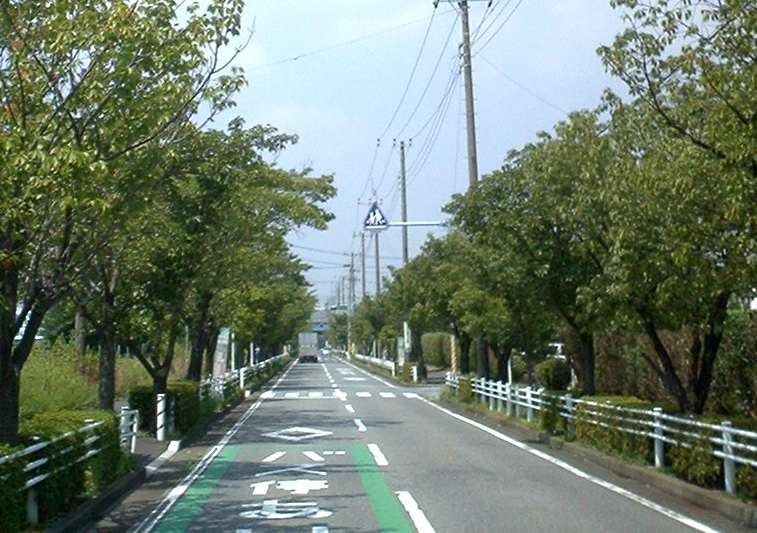
%> input picture demo_files/I2_05_1_ExpTrf.jpg, 757 x 533 px
$ octave I2_05_1_tr_road.m   (GNU Octave 9; MATLAB toolbox functions it lacks are replaced by stand-ins)
%> lines starting %> are read from the running program, lines starting %| are printed output that depends on the picture
%% 幾何学的変換
clear, clc, close all, imtool close all

%% 画像の読込･表示
I = imread('I2_05_1_ExpTrf.jpg');    % 変数宣言不要、多次元配列
%> I is the input picture: size 533x757x3 uint8; mean R, G, B 110.7, 124.7, 109.4
imtool(I)                            % GUI ツール（他にも多々）

%% 変換後の表示領域 (257 x 211)
figure;imshow(ones(257,211));

%% 写像の基準となる4点を設定して空間変換(射影変換)構造体を作成
Porig = [235 424; 483 424; 727 533; 130 533];   % [X,Y] 左上の点から時計回り
Ppost = [1 1; 211 1; 211 257; 1 257];    % 縦256、横210                   % Ppost = bbox2points([1, 1, 210, 256])   でも可
T = fitgeotrans(Porig, Ppost,'projective');                               % projective2d クラス（変換行列と次元）
T.T             % 生成された行列の確認

%% 幾何学的変換後、結果を表示
%    imref2d:出力画像領域をWorld座標系で指定 sizeの出力と同じフォーマット：[縦 横]
Iw = imwarp(I, T, 'OutputView', imref2d([257 211]));              % OutputViewを指定しないと、画像の存在するBoundingBoxの左上が原点
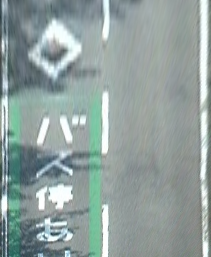
%> Iw: size 257x211x3 uint8; mean R, G, B 145.6, 160.5, 158.4
imshow(Iw);shg;                                                   % デフォルトは線形補間

%%
% Copyright 2014 The MathWorks, Inc.


%%
G = rgb2gray(Iw);
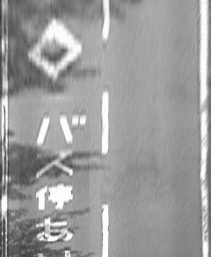
%> G: size 257x211 uint8; min 52, max 255, mean 155.8
%> (the run ends here)

$ run again, with demo_files/I5_02_cars/DSC_3078a.JPG copied over demo_files/I2_05_1_ExpTrf.jpg
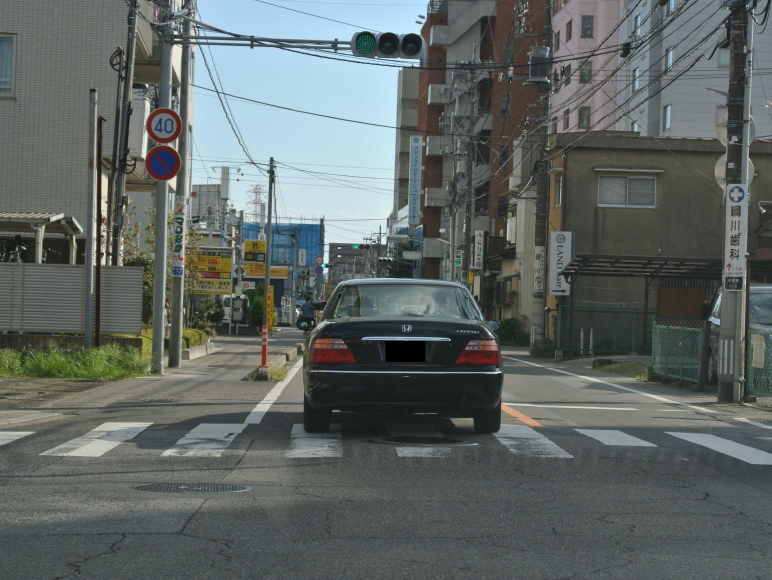
%> input picture demo_files/I5_02_cars/DSC_3078a.JPG, 1543 x 1159 px (shown at 1/2 size)
%> I is the input picture: size 1159x1543x3 uint8; mean R, G, B 95.2, 102.3, 100.1
%> `Iw = imwarp(I, T, 'OutputView', imref2d([257 211]));`:
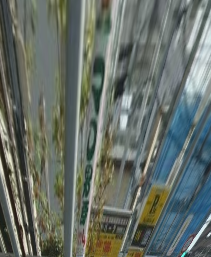
%> Iw: size 257x211x3 uint8; mean R, G, B 102.6, 110.6, 103.5
%> `G = rgb2gray(Iw);`:
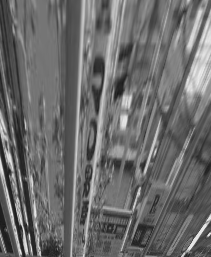
%> G: size 257x211 uint8; min 24, max 238, mean 107.4

$ run again, with demo_files/I2_01_3_gear7g.jpg copied over demo_files/I2_05_1_ExpTrf.jpg
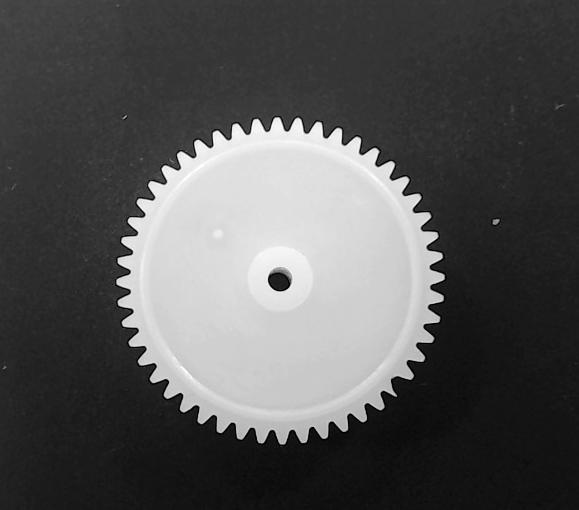
%> input picture demo_files/I2_01_3_gear7g.jpg, 579 x 510 px
%> I is the input picture: size 510x579 uint8; min 0, max 255, mean 84.5
%> `Iw = imwarp(I, T, 'OutputView', imref2d([257 211]));`:
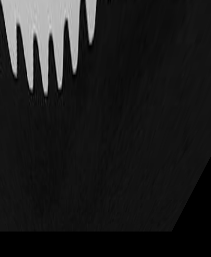
%> Iw: size 257x211 uint8; min 0, max 218, mean 29.2
